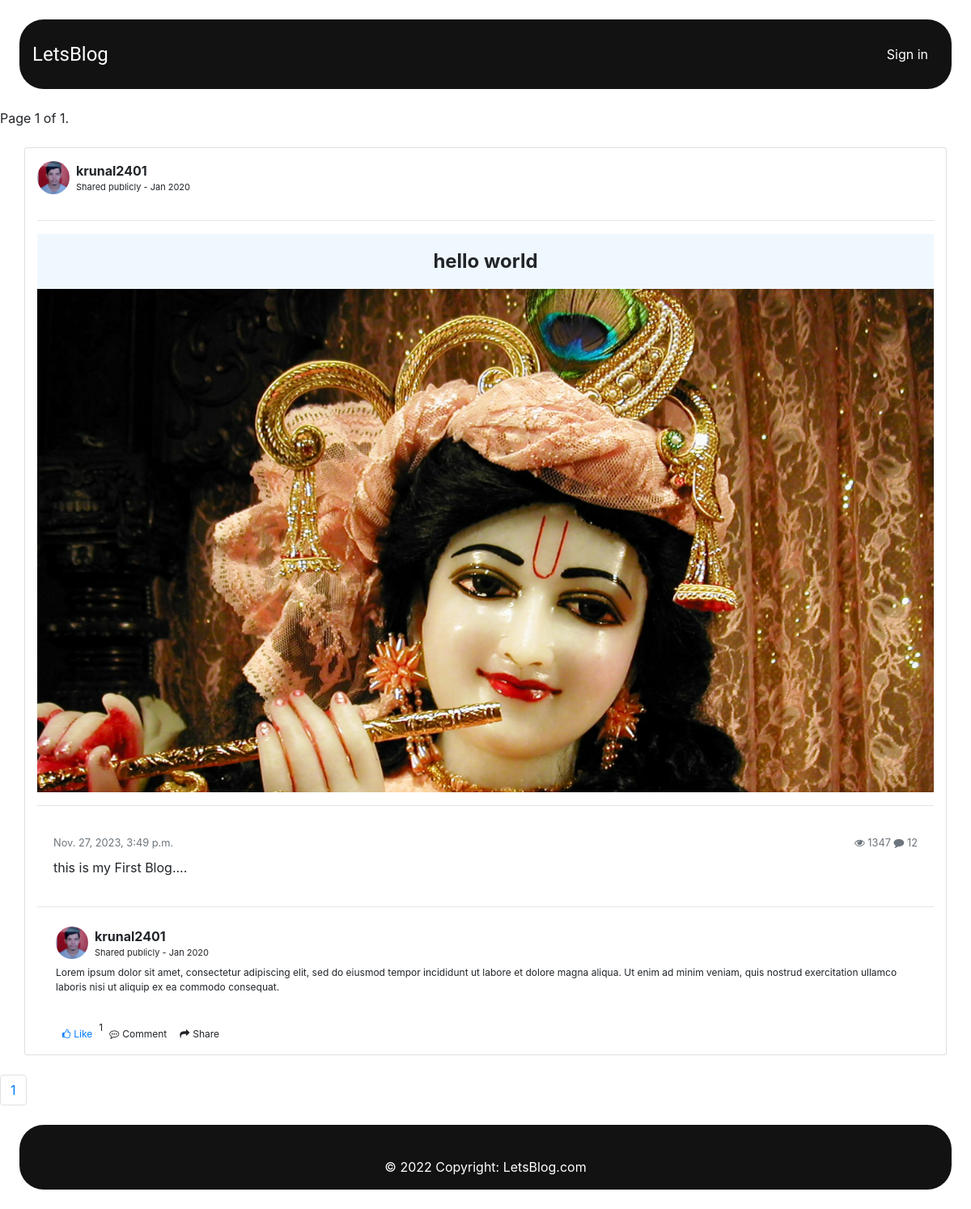
Screenshot of /posts/all-post/ with the database file from the repository.
### Post/models.py (models this page shows, shortened)
class Post(models.Model):
    title = models.CharField(max_length=200, blank=True)
    body = models.TextField()
    img = models.ImageField(upload_to = "post/", blank =True)
    author = models.ForeignKey(Profile, on_delete=models.CASCADE, related_name='post')
    created = models.DateTimeField(auto_now_add=True)
    modified = models.DateTimeField(auto_now=True)
    objects=models.Manager()
    posts = CustomManager()
    def get_num_of_likes(self):
        likes =  self.likes.aggregate(Count('user'))
        return likes['user__count']

### Profiles/models.py (models this page shows, shortened)
class Profile(models.Model):
    user= models.OneToOneField(User, on_delete=models.CASCADE)
    firstname = models.CharField(max_length=20, blank=True)
    lastname = models.CharField(max_length=20, blank=True)
    email = models.EmailField(max_length=200, blank=True)
    phone = models.CharField(max_length=12, blank=True)
    avatar = models.ImageField(default = "avatar.jpg", upload_to='avatars/')
    COUNTRY = (
        ('India','India'),
        ('USA','USA'),
        ('UK','UK'),
        )
    country= models.CharField(max_length=5,choices=COUNTRY, default='India')
    LANG = (
        ('English(US)','English(US)'),
        ('English(UK)','English(UK)'),
        )
    language = models.CharField(max_length=11,choices=LANG, default='English(US)')
    def __str__(self):
        return str(self.user)

### Post/views.py (the view)
# urls.py: path('all-post/', post_view, name='post-view'),
def post_view(request):
    page_number=1
    posts = Post.objects.select_related('author').all().order_by('-id')
    paginator = Paginator(posts, 10)
    page_number = request.GET.get("page")
    page_obj = paginator.get_page(page_number)
    context  = {
        'page_obj':page_obj,
        'range':range(1,page_obj.paginator.num_pages+1),
    }
    return render(request, 'post/post.html',context)

### Post/templates/post/post.html (shortened to what this page needs)
{% extends 'base.html' %}
{% block body %}
<span class="current">
    Page {{ page_obj.number }} of {{ page_obj.paginator.num_pages }}.
</span>
<div id="mycard">
    {% for i in page_obj %}
    <div>
        <div class="card container my-4" style="justify-content: center;margin:auto;" id="cardbody">
            <div class="d-flex flex-row user-info my-3"><img class="rounded-circle" src="{{i.author.avatar.url}}"
                    width="40">
                <div class="d-flex flex-column justify-content-start ml-2"><span
                        class="d-block font-weight-bold name">{{i.author}}</span><span class="date text-black-50">Shared
                        publicly - Jan 2020</span></div>
            </div>
            <hr>
            <div class="header p-3 bg text-center font-weight-bold"
                style="font-size: 1.5rem; background-color: aliceblue;">
                {{i.title}}</div>
            <div style="margin:auto; justify-content: center;">
                {% if i.img %}
                <img src="{{i.img.url}}" width="100%">
                {% endif %}
            </div>
            <hr>
            <div class="card-body">
                <small class="text-muted cat d-flex justify-content-between">
                    <div class="views">{{i.created}}
                    </div>
                    <div class="stats">
                        <i class="fa fa-eye"></i> 1347
                        <i class="fa fa-comment"></i> 12
                    </div>
                </small>
                <p class="card-text mt-2">{{i.body}}</p>
            </div>
            <hr>
            <div class="container">
                <div class="d-flex justify-content-center row">
                    <div class="col-md-12">
                        <div class="d-flex flex-column comment-section" id="myGroup">
                            <div class="bg-white p-2">
                                <div class="d-flex flex-row user-info"><img class="rounded-circle"
                                        src="{{i.author.avatar.url}}" width="40">
                                    <div class="d-flex flex-column justify-content-start ml-2"><span
                                            class="d-block font-weight-bold name">{{i.author}}</span><span
                                            class="date text-black-50">Shared publicly - Jan 2020</span></div>
                                </div>
                                <div class="mt-2">
                                    <p class="comment-text">Lorem ipsum dolor sit amet, consectetur adipiscing elit, sed
                                        do eiusmod tempor incididunt ut labore et dolore magna aliqua. Ut enim ad minim
                                        veniam, quis nostrud exercitation ullamco laboris nisi ut aliquip ex ea commodo
                                        consequat.</p>
                                </div>
                            </div>
                            <div class="bg-white p-2">
                                <div class="d-flex flex-row fs-12">
                                    <div class="like p-2 cursor"><a href="{% url 'Posts:like' i.id %}"><i
                                        class="fa fa-thumbs-o-up"></i><span class="ml-1">Like</span></a></div>
                                <p>{{i.get_num_of_likes}}</p>
                                    <div class="like p-2 cursor action-collapse" data-toggle="collapse"
                                        aria-expanded="true" aria-controls="collapse-1" href="#collapse-1"><i
                                            class="fa fa-commenting-o"></i><span class="ml-1">Comment</span></div>
                                    <div class="like p-2 cursor action-collapse" data-toggle="collapse"
                                        aria-expanded="true" aria-controls="collapse-2" href="#collapse-2"><i
                                            class="fa fa-share"></i><span class="ml-1">Share</span></div>
                                </div>
                            </div>
                        </div>
                    </div>
                </div>
            </div>
        </div>
    </div>
    {% endfor %}
</div>
<div>
    <nav aria-label="Page navigation example">
        <ul class="pagination">
            {% for i in range %}
            <li class="page-item"><a class="page-link" href="?page={{i}}">{{i}}</a></li>
            {% endfor %}
        </ul>
    </nav>
</div>
{% endblock body %}

### Blogs/templates/base.html (style rules this page uses)
.date { font-size: 11px }
.comment-text { font-size: 12px }
.fs-12 { font-size: 12px }
.cursor { cursor: pointer }
.fa { cursor: pointer }

### rows the page displays
Post: author.avatar (picture), author "krunal2401", title "hello world", img (picture), created "Nov. 27, 2023, 3:49 p.m.", body "this is my First Blog....", get_num_of_likes "1"

### other values shown
{{ page_obj.number }} "1"
{{ page_obj.paginator.num_pages }} "1"
{{ i }} "1"
